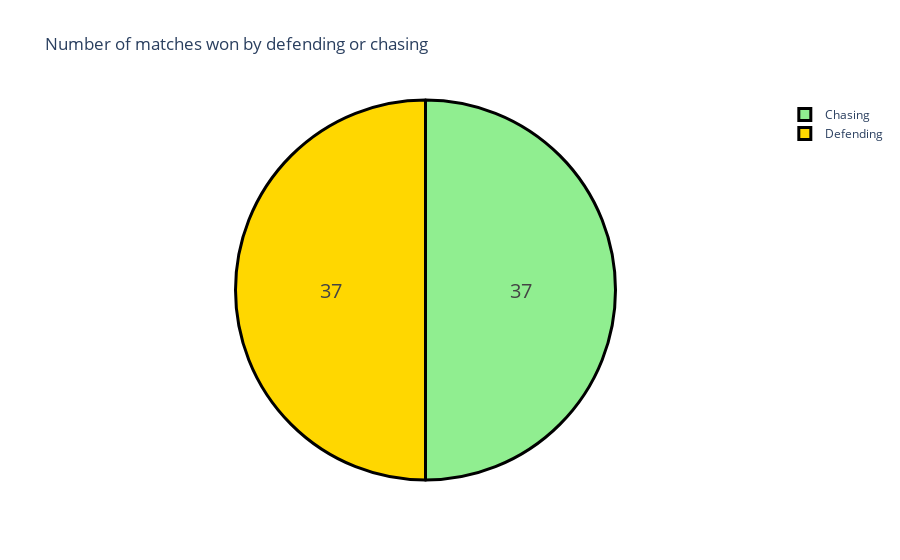

Write notebook code for a chart like this one.
### Code cell
data["won_by"]=data["won_by"].map({"Wickets":"Chasing",
                                  "Runs":"Defending"})
won_by=data["won_by"].value_counts()
label=won_by.index
counts=won_by.values
colors=['lightgreen','gold']
fig=go.Figure(data=[go.Pie(labels=label,values=counts)])
fig.update_layout(title_text="Number of matches won by defending or chasing")
fig.update_traces(hoverinfo='label+percent',textinfo='value',textfont_size=20,
                 marker=dict(colors=colors,line=dict(color='black',width=3)))
fig.show()

### Figure 1 — Plotly figure (JSON) as saved in the notebook; plotly's stock layout.template omitted (floating-point values rounded to 4 significant figures)
{"data": [{"hoverinfo": "label+percent", "labels": ["Chasing", "Defending"], "marker": {"colors": ["lightgreen", "gold"], "line": {"color": "black", "width": 3}}, "textfont": {"size": 20}, "textinfo": "value", "type": "pie", "values": [37, 37]}], "layout": {"title": {"text": "Number of matches won by defending or chasing"}}}
